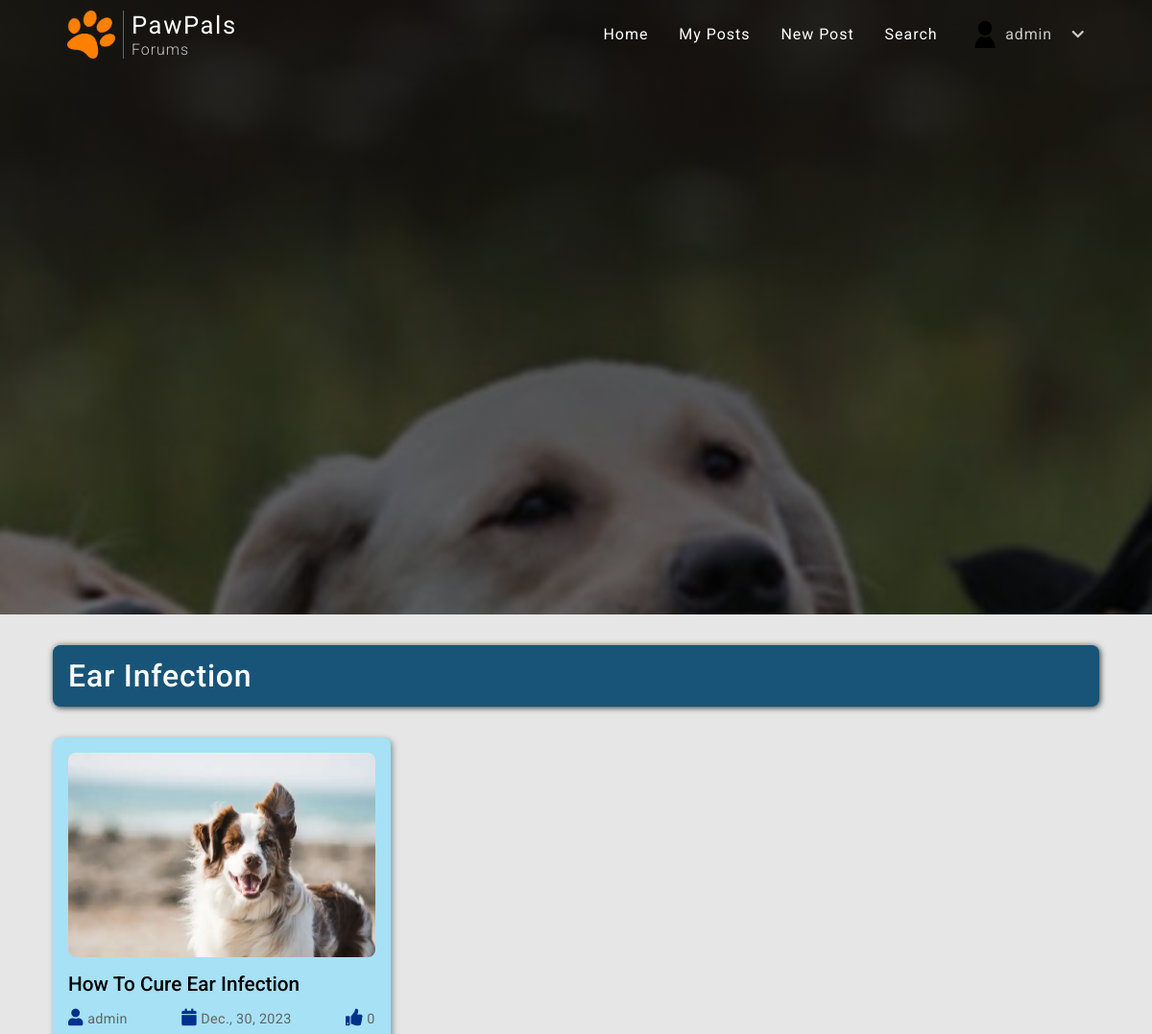
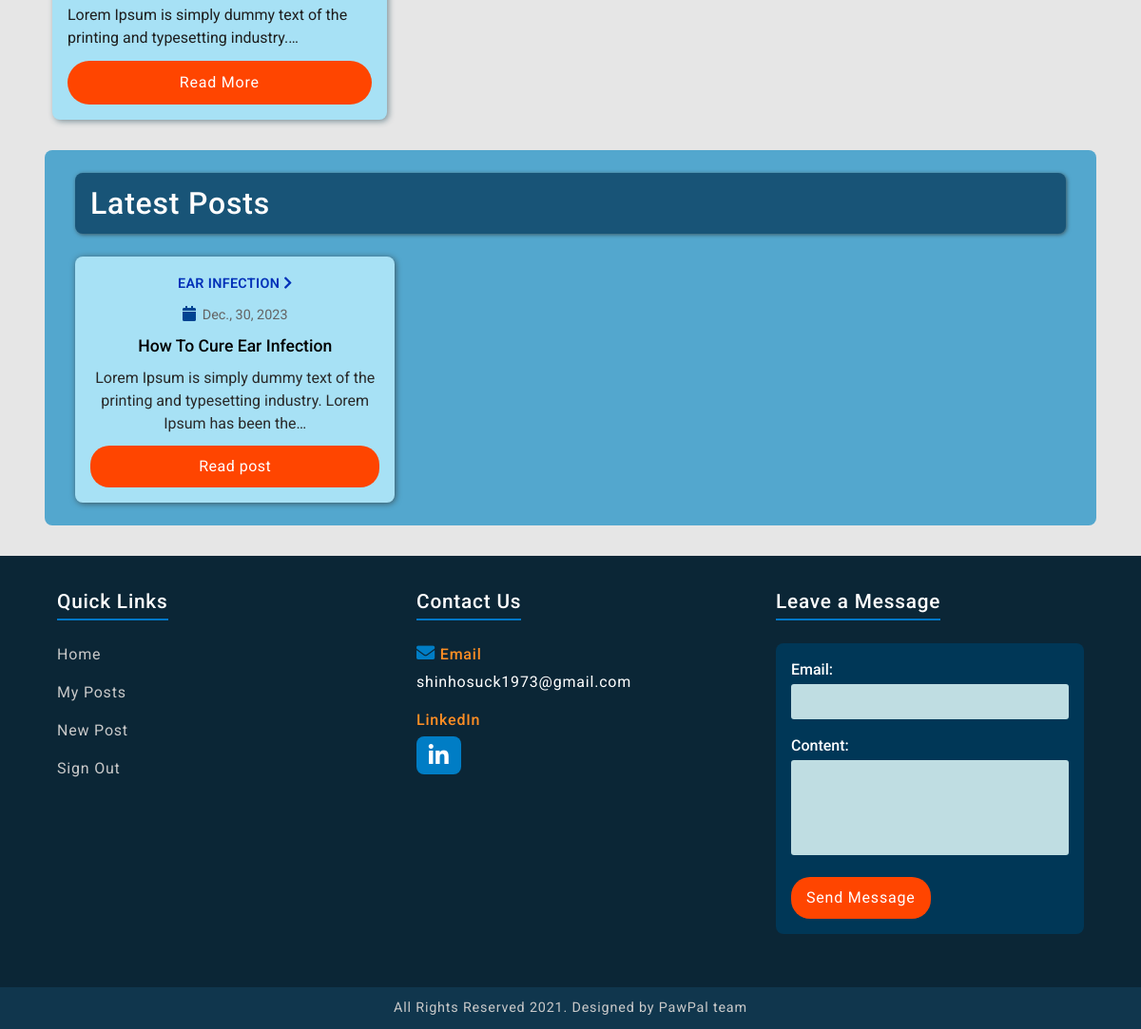
/topic/1/posts (signed in), run on the app's committed database (2 pictures, top to bottom).
### users/models.py (models this page shows, shortened)
class Profile(models.Model):
    user = models.OneToOneField(User, on_delete=models.CASCADE)
    image = models.ImageField(default="user_images/default.png", upload_to="user_images", null=True, blank=True)
    username = models.CharField(max_length=100, null=True, blank=True)
    first_name = models.CharField(max_length=100, null=True, blank=True)
    last_name = models.CharField(max_length=100, null=True, blank=True)
    email = models.EmailField(null=True, blank=True)

### blog/models.py (models this page shows, shortened)
class Topic(models.Model):
    name = models.CharField(max_length=50)
    topic_image = models.ImageField(upload_to="topic_images")
    image_url = models.URLField(null=True, blank=True)
    description = models.TextField(blank=True, null=True)
    total_post = models.IntegerField(default=0, null=True, blank=True)
    def __str__(self):
        return self.name

class Post(models.Model):
    id = models.UUIDField(primary_key=True, editable=False, default=uuid.uuid4)
    topic = models.ForeignKey(Topic, on_delete=models.CASCADE)
    title = models.CharField(max_length=100)
    author = models.ForeignKey(User, on_delete=models.CASCADE)
    post_image = models.ImageField(default="post_images/default.webp", upload_to="post_images")
    image_url = models.URLField(null=True, blank=True)
    content = models.TextField()
    date_posted = models.DateTimeField(default=timezone.now)
    likes = models.ManyToManyField(User, blank=True, related_name="post_likes")
    class Meta:
        ordering = ["-date_posted"]

### blog/views.py (the view)
# urls.py: path("topic/<int:pk>/posts", all_posts_in_topic, name="posts-in-topic"),
def all_posts_in_topic(request, pk):
    topic = get_object_or_404(Topic, pk=pk)
    all_posts = Post.objects.all()[0:5]
    context = {
        "topic": topic,
        "all_posts": all_posts,
    }
    return render(request, "blog/all_posts_in_topic.html", context)

### users/forms.py
class ContactUsForm(forms.ModelForm):
    email = forms.EmailField()
    class Meta:
        model = Contact
        fields = ["email", "content"]

### users/context_processors.py (called while the page is built)
def contact_form(request):
    form = ContactUsForm()
    return  {"form": form}

### blog/templates/blog/all_posts_in_topic.html (shortened to what this page needs)
{% extends "blog/base.html" %}
{% block content %}
    <div class="topic-post-row">
        <div class="topic-content-container">
            <div class="topic-header-container">
                <h2 class="topic-header">{{ topic.name }}</h2>
            </div>
            {% if not topic.post_set.all %}
                <script type="text/javascript">
                    alert("Sorry, this forum is empty!")
                    location.href = "{% url 'blog:home' %}"
                </script>
            {% else %}
                {% for post in topic.post_set.all %}
                    <div class="topic-post-col">
                        <img class="topic-post-img" src="{{ post.post_image.url}}" alt="post image">
                        <div class="topic-post-text-container">
                            <h6 class="topic-post-title">{{ post.title }}</h6>
                            <div class="post-icons-wrapper">
                                <p class="post-icon">
                                    <i class="fas fa-user topic-user-icon"></i>
                                    <span>{{ post.author|truncatechars:8 }}</span>
                                </p>
                                <p class="post-icon">
                                    <i class="fas fa-calendar topic-calendar-icon"></i>
                                    <span>{{ post.date_posted|date:"N, d, Y"|truncatechars:14}}</span>
                                </p>
                                <p class="post-icon">
                                    <i class="fas fa-thumbs-up topic-thumbs-up-icon"></i>
                                    <span class="topic-likes-count">{{ post.likes.count}}</span>
                                </p>
                            </div>
                            <p class="topic-content">{{ post.content|truncatechars:75}}</p>
                            <a class="topic-read-more" href="{% url 'blog:post-detail' post.pk %}">Read More</a>
                        </div>
                    </div>
                {% endfor %}
            {% endif %}
        </div>
        <div class="post-right-side-container">
            <h5 class="latest-post-title-header">Latest Posts</h5>
            <div class="latest-post-wrapper">
                {% for post in all_posts %}
                <div class="latest-posts">
                    <a class="latest-post-topic-link" href="{% url 'blog:posts-in-topic' post.topic.pk%}">
                        {{ post.topic }}
                        <i class="fa fa-chevron-right"></i>
                    </a>
                    <p class="latest-post-date">
                        <i class="fas fa-calendar topic-calendar-icon"></i>
                        {{ post.date_posted|date:"N, d, Y"}}
                    </p>
                    <h5 class="latest-post-title">{{ post.title }}</h5>
                    <p class="latest-post-content">{{ post.content|truncatechars:100}}</p>
                    <a href="{% url 'blog:post-detail' post.pk %}" class="latest-post-detail">
                        Read post
                    </a>
                </div>
                {% endfor %}
            </div>
        </div>
    </div>
{% endblock content %}

### blog/templates/blog/base.html (shortened to what this page needs)
{% load static %}
<!DOCTYPE html>
<html lang="en">
<head>
    <link rel="stylesheet" href="https://cdnjs.cloudflare.com/ajax/libs/font-awesome/5.15.1/css/all.min.css"
 />
    <link rel="stylesheet" href="https://cdnjs.cloudflare.com/ajax/libs/font-awesome/5.15.3/css/all.min.css" />
    <link href="https://cdn.jsdelivr.net/npm/bootstrap@5.0.0-beta1/dist/css/bootstrap.min.css" rel="stylesheet">
    <link rel="stylesheet" type="text/css" href="{% static 'blog/main.css' %}">
</head>
<body>
    <header>
        {% block navbar%}
        <nav class="bg-img">
            <div class="navbar-container">
                <div class="brand-name">
                    <a class="brand-link" href="{% url 'blog:home' %}">
                        <img src="{% static 'blog/images/paw.png' %}" alt="">
                        <h5>PawPals<span>Forums</span></h5>
                    </a>
                </div>
                <ul class="links">
                    {% if user.is_authenticated %}
                        {% with request.resolver_match.url_name as url_name %}
                        <li class="link">
                            <a class="{% if url_name == 'home' %} active {% endif %}" href="{% url 'blog:home' %}">Home</a>
                        </li>
                        <li class="link">
                            <a class="{% if url_name == 'my-posts' %} active {% endif %}" href="{% url 'blog:my-posts'  user.pk %}">My Posts</a>
                        </li>
                        <li class="link">
                            <a href="{% url 'blog:create-post' %}">New Post</a>
                        </li>
                        <li class="link">
                            <a id="search" href="#">Search</a>
                        </li>
                        <li class="link">
                            <div class="user-account">
                                <div class="user-profile-img">
                                    <img src="{{ user.profile.image.url }}" alt="">
                                </div>
                                <p class="user-username">{{ user.username }}
                                    <i id="down-arrow" class="fa fa-chevron-down"></i>
                                </p>
                            </div>
                        </li>
                        {% endwith %}
                    {% endif %}
                </ul>
            </div>
        </nav>
        {% endblock navbar%}
    </header>
    <main>
        {% block content %}
        {% endblock content %}
    </main>
    <footer>
        <div class="footer-container">
            <div class="footer-content-wrapper">
                <div class="footer-title">
                    <h6>Quick Links</h6>
                </div>
                <div class="footer-links">
                    {% if user.is_authenticated %}
                        <a href="{% url 'blog:home' %}" class="footer-home">Home</a>
                        <a href="{% url 'blog:my-posts' user.pk %}" class="footer-my-posts">My Posts</a>
                        <a href="{% url 'blog:create-post' %}" class="footer-new-post">New Post</a>
                        <a href="{% url 'users:logout' %}" class="footer-sign-out">Sign Out</a>
                    {% else %}
                        <a href="{% url 'users:login' %}" class="footer-sign-in">Sign In</a>
                        <a href="{% url 'users:register' %}" class="footer-register">Register</a>
                    {% endif %}
                </div>
            </div>
            <div class="footer-content-wrapper">
                <div class="footer-title">
                    <h6>Contact Us</h6>
                </div>
                <div class="footer-contact">
                    <p>
                       <i class="fa fa-envelope"></i>Email
                       <a href="mailto:shinhosuck1973@gmail.com">shinhosuck1973@gmail.com</a>
                    </p>
                    <p>
                        LinkedIn
                        <a class="linkedIn-link" href="https://www.linkedin.com/in/eric-anderson-a6b906214/" target="_blank"><i class="fab fa-linkedin-in"></i></a>
                    </p>
                </div>
            </div>
            <div class="footer-content-wrapper">
                <div class="footer-title">
                    <h6>Leave a Message</h6>
                </div>
                <div class="footer-form">
                    <form class="form-content" action="{% url 'users:contact_us' %}" method="POST">
                        {{ form.as_p }}
                        <button class="contact-submit" type="submit">Send Message</button>
                    </form>
                </div>
            </div>
        </div>
        <div class="footer-rights-reserved">
            <p>All Rights Reserved 2021. Designed by PawPal team</p>
        </div>
    </footer>
</body>
</html>

### blog/templates/blog/base.html (style rules this page uses)
.form-content { margin-top: 1rem; }
p > label { color: rgb(255, 255, 255); font-size: 1rem; font-weight: 500; margin-bottom: 0.2rem; text-align: start !important; }
p > input, textarea { width: 100%; padding: 0.4rem 1rem; outline: none; border: none; background: rgb(191, 221, 226); color: rgb(0, 0, 0); resize: none; border-radius: 3px; }
p > textarea { height: 100px; width: 100%; }

### data on the page
Topic: name "Ear Infection"
Post: post_image (placeholder picture), title "How To Cure Ear Infection", author "admin", date_posted "Dec., 30, 2023", likes.count "0", content "Lorem Ipsum is simply dummy text of the printing and typesetting industry.…", topic "EAR INFECTION", content "Lorem Ipsum is simply dummy text of the printing and typesetting industry. Lorem Ipsum has been the…"

### other printed values
{{ user.username }} "admin"
